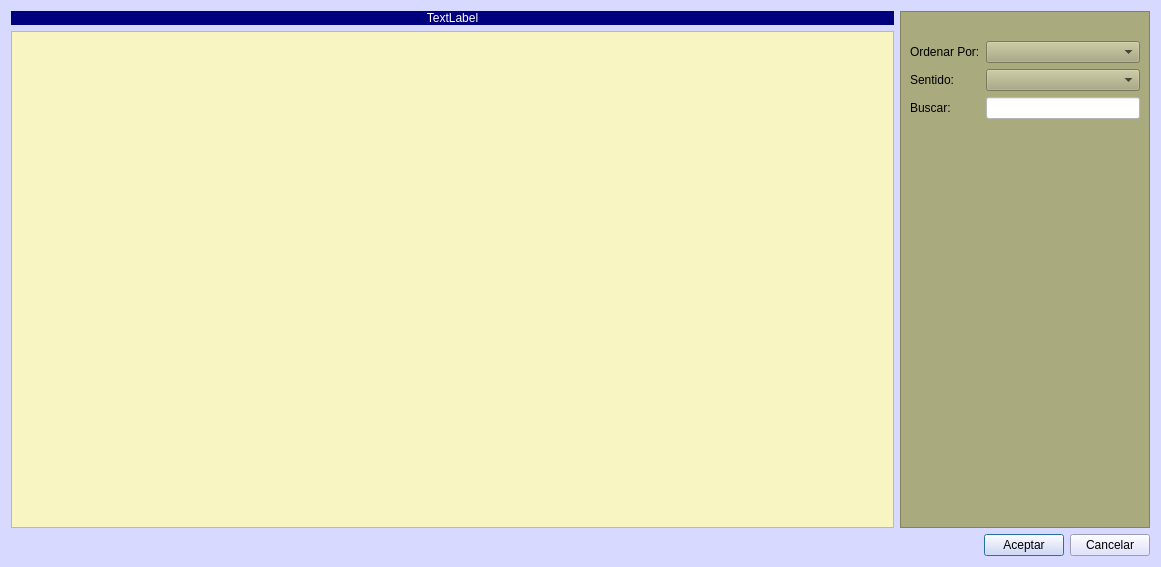
<?xml version="1.0" encoding="UTF-8"?>
<ui version="4.0">
 <class>db_consulta_view</class>
 <widget class="QDialog" name="db_consulta_view">
  <property name="geometry">
   <rect>
    <x>0</x>
    <y>0</y>
    <width>1161</width>
    <height>567</height>
   </rect>
  </property>
  <property name="windowTitle">
   <string>Buscar...</string>
  </property>
  <property name="windowIcon">
   <iconset resource="../maya.qrc">
    <normaloff>:/Icons/PNG/maya_logo2.png</normaloff>:/Icons/PNG/maya_logo2.png</iconset>
  </property>
  <property name="windowOpacity">
   <double>1.000000000000000</double>
  </property>
  <property name="styleSheet">
   <string notr="true">background-color: rgb(216, 217, 255);</string>
  </property>
  <layout class="QGridLayout" name="gridLayout_2">
   <item row="0" column="0">
    <widget class="QLabel" name="lbltabla">
     <property name="maximumSize">
      <size>
       <width>16777215</width>
       <height>22</height>
      </size>
     </property>
     <property name="styleSheet">
      <string notr="true">background-color: rgb(0, 0, 127);
color: rgb(255, 255, 255);</string>
     </property>
     <property name="text">
      <string>TextLabel</string>
     </property>
     <property name="alignment">
      <set>Qt::AlignCenter</set>
     </property>
    </widget>
   </item>
   <item row="0" column="1" rowspan="2">
    <widget class="QFrame" name="frame">
     <property name="maximumSize">
      <size>
       <width>250</width>
       <height>16777215</height>
      </size>
     </property>
     <property name="styleSheet">
      <string notr="true">background-color: rgb(170, 170, 127);</string>
     </property>
     <property name="frameShape">
      <enum>QFrame::StyledPanel</enum>
     </property>
     <property name="frameShadow">
      <enum>QFrame::Raised</enum>
     </property>
     <layout class="QGridLayout" name="gridLayout">
      <item row="1" column="1">
       <widget class="QLabel" name="label_2">
        <property name="maximumSize">
         <size>
          <width>128</width>
          <height>128</height>
         </size>
        </property>
        <property name="text">
         <string/>
        </property>
        <property name="pixmap">
         <pixmap resource="../maya.qrc">:/Icons/PNG/find2.png</pixmap>
        </property>
       </widget>
      </item>
      <item row="5" column="1">
       <spacer name="verticalSpacer">
        <property name="orientation">
         <enum>Qt::Vertical</enum>
        </property>
        <property name="sizeHint" stdset="0">
         <size>
          <width>20</width>
          <height>259</height>
         </size>
        </property>
       </spacer>
      </item>
      <item row="2" column="0">
       <widget class="QLabel" name="label_3">
        <property name="text">
         <string>Ordenar Por:</string>
        </property>
       </widget>
      </item>
      <item row="4" column="1">
       <widget class="QLineEdit" name="lineaTextoBuscar">
        <property name="styleSheet">
         <string notr="true">background-color: rgb(255, 255, 255);
alternate-background-color: rgb(255, 252, 205);</string>
        </property>
       </widget>
      </item>
      <item row="4" column="0">
       <widget class="QLabel" name="label">
        <property name="text">
         <string>Buscar:</string>
        </property>
       </widget>
      </item>
      <item row="2" column="1">
       <widget class="QComboBox" name="cboCampoBusqueda"/>
      </item>
      <item row="3" column="1">
       <widget class="QComboBox" name="cboSentido"/>
      </item>
      <item row="3" column="0">
       <widget class="QLabel" name="label_4">
        <property name="text">
         <string>Sentido:</string>
        </property>
       </widget>
      </item>
     </layout>
    </widget>
   </item>
   <item row="1" column="0">
    <widget class="QTableView" name="resultado_list">
     <property name="styleSheet">
      <string notr="true">alternate-background-color: rgb(255, 255, 255);
background-color: rgb(248, 245, 194);
font: 8pt &quot;Sans&quot;;</string>
     </property>
     <property name="alternatingRowColors">
      <bool>true</bool>
     </property>
     <property name="selectionMode">
      <enum>QAbstractItemView::SingleSelection</enum>
     </property>
     <property name="selectionBehavior">
      <enum>QAbstractItemView::SelectRows</enum>
     </property>
     <attribute name="horizontalHeaderStretchLastSection">
      <bool>true</bool>
     </attribute>
     <attribute name="verticalHeaderVisible">
      <bool>false</bool>
     </attribute>
    </widget>
   </item>
   <item row="2" column="0" colspan="2">
    <layout class="QHBoxLayout" name="horizontalLayout">
     <item>
      <spacer name="horizontalSpacer">
       <property name="orientation">
        <enum>Qt::Horizontal</enum>
       </property>
       <property name="sizeHint" stdset="0">
        <size>
         <width>40</width>
         <height>20</height>
        </size>
       </property>
      </spacer>
     </item>
     <item>
      <widget class="QPushButton" name="btn_aceptar">
       <property name="text">
        <string>Aceptar</string>
       </property>
       <property name="icon">
        <iconset resource="../maya.qrc">
         <normaloff>:/Icons/PNG/OK.png</normaloff>:/Icons/PNG/OK.png</iconset>
       </property>
      </widget>
     </item>
     <item>
      <widget class="QPushButton" name="btn_cancelar">
       <property name="text">
        <string>Cancelar</string>
       </property>
       <property name="icon">
        <iconset resource="../maya.qrc">
         <normaloff>:/Icons/PNG/Cancel.png</normaloff>:/Icons/PNG/Cancel.png</iconset>
       </property>
      </widget>
     </item>
    </layout>
   </item>
  </layout>
 </widget>
 <tabstops>
  <tabstop>resultado_list</tabstop>
  <tabstop>btn_aceptar</tabstop>
  <tabstop>btn_cancelar</tabstop>
 </tabstops>
 <resources>
  <include location="../maya.qrc"/>
 </resources>
 <connections>
  <connection>
   <sender>btn_cancelar</sender>
   <signal>clicked()</signal>
   <receiver>db_consulta_view</receiver>
   <slot>close()</slot>
   <hints>
    <hint type="sourcelabel">
     <x>617</x>
     <y>430</y>
    </hint>
    <hint type="destinationlabel">
     <x>35</x>
     <y>394</y>
    </hint>
   </hints>
  </connection>
  <connection>
   <sender>btn_aceptar</sender>
   <signal>clicked()</signal>
   <receiver>db_consulta_view</receiver>
   <slot>accept()</slot>
   <hints>
    <hint type="sourcelabel">
     <x>433</x>
     <y>429</y>
    </hint>
    <hint type="destinationlabel">
     <x>115</x>
     <y>412</y>
    </hint>
   </hints>
  </connection>
 </connections>
</ui>
